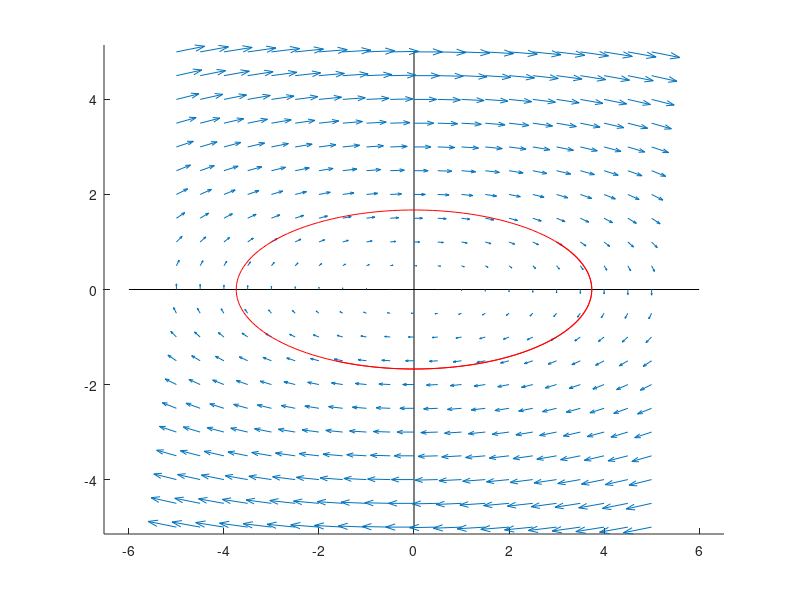

The MATLAB source for this figure:
clc
clear

% model parameters
m = 5;
k = 1;
x0 = 3;
v0 = 1;

% model equations
dxdt = @(x,v) v;
dvdt = @(x,v) -k*x/m;

% numerical solution with ode45
endtime = 20;
ts = 0:.1:endtime;
Z0 = [x0;v0];
odefun = @(t,Z) [ dxdt(Z(1),Z(2));
                  dvdt(Z(1),Z(2)) ];
[tsol,Zsol] = ode45(odefun,ts,Z0);

wall = -10;
coilamp = 3;
amp = .5;

clf
hold on
axis equal
xlim([-10 10]);
for nn = 1:numel(tsol)
    xpos = Zsol(nn,1);
    
    cla
    
    % drawing the spring
    a = wall; b = xpos-1;
    Nturns = 15;
    ts = linspace(-pi/2,Nturns*2*pi+pi/2,1000);
    xs = ts + coilamp*sin(ts);
    xs = a+(b-a)*(xs-(-pi/2-coilamp))/(Nturns*2*pi + pi+2*coilamp);
    ys = amp*sin(ts+pi/2);
    plot(xs,ys,'k');
    
    hold on
    patch(xpos+[-1 1 1 -1],[-1 -1 1 1],'k');
    title( sprintf('Time = %0.1f',tsol(nn)) );
    pause(.03);
end

%% phase portrait code goes here!


clf
hold on
axis equal
% draw axes
plot([-6 6],[0 0],'k') 
hold on
plot([0 0],[-5 5],'k')

% draw arrows
xvec = [-5: 0.5: 5];
vvec = [-5: 0.5: 5];
[x,v] = meshgrid(xvec, vvec);
quiver(x,v,dxdt(x,v), dvdt(x,v))
plot(Zsol(:,1),Zsol(:,2),'r')
% draw trajectory


